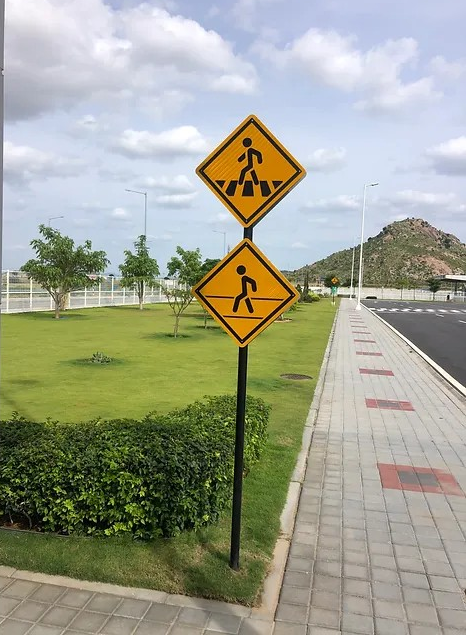
#> input picture week2/S4_Road_Sign.png, 466 x 635 px, given in place of city.mp4, which was not available
$ jupyter execute S4_Codes.ipynb   (text cells are left out)
#> lines starting #> are read from the running program, lines starting #| are printed output that depends on the picture; after the words box and inside, x2 and y2 are one past the last pixel; in counts of white or black regions, pixels touching at a corner belong together; pictures that were not available may be replaced by others from this repository, and a replacement may not be noted
[cell 1]
import cv2
import numpy as np

[cell 2]
cap = cv2.VideoCapture("city.mp4")

# 0 for the default webcam
# Path to a video file for playback
# 1, 2, ... for external cameras
# IP

[cell 3]
ret, frame = cap.read()     # tuple type
#> frame is the input picture: shape (635, 466, 3); mean B, G, R 143.5, 161.6, 158.9

[cell 4]
frame.shape     # 3 dimensions
#> Out = (635, 466, 3)

[cell 5]
while True:
    ret, frame = cap.read()

    if frame is None:
        break

    frame = cv2.resize(frame, (500, 300))
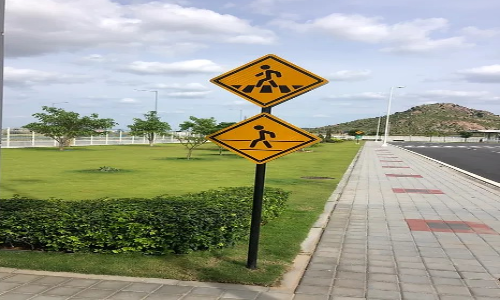
#> frame: shape (300, 500, 3); mean B, G, R 143.3, 161.4, 158.8
    cv2.imshow('frame', frame)
    if cv2.waitKey(1) == ord('q'):      # waitKey() for speed. can put the number (getting greater, getting slower)
#> (key q is pressed here)
        break

cap.release()
cv2.destroyAllWindows()

[cell 6]
ord('a') #ASCII

[cell 7]
desired_fps = 10

video_path = "city.mp4"
cap = cv2.VideoCapture(video_path)

original_fps = int(cap.get(cv2.CAP_PROP_FPS))       # get original fps from original video
frame_interval = int(original_fps / desired_fps)

frame_count = 0
while True:
    ret, frame = cap.read()
    if not ret:
        break

    # Skip frames to match the desired FPS
    if frame_count % frame_interval == 0:
        cv2.imshow("Frame", frame)

        if cv2.waitKey(1) & 0xFF == ord('q'):
#> (key q is pressed here)
            break

    frame_count += 1

cap.release()
cv2.destroyAllWindows()

[cell 8]
# blank image
# np.zeros((height, width, channels), dtype)
image = np.zeros((400, 400, 3), dtype=np.uint8)

# cv2.line(base image, pt1, pt2, colour, line thickness)
cv2.line(image, (50, 50), (350, 350), (255, 255, 255), thickness=3)

# draw rectangle line(pt1: top-left corner, pt2: bottom-right corner)
cv2.rectangle(image, (100, 100), (300,300), (0, 0, 255), thickness=5)

# cv2.circle(image, centre(centre of circle x,y), radius(should be int), colour, thickness)
cv2.circle(image, (200, 200), 100, (0, 255, 0), thickness=5)
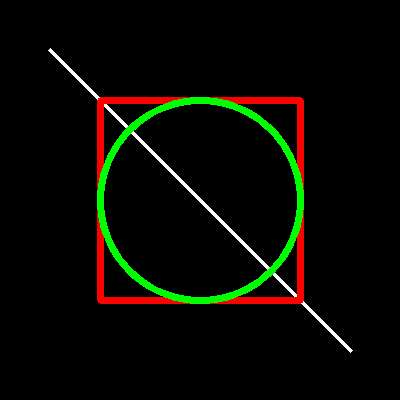
#> image: shape (400, 400, 3); mean of channels 0, 1, 2 2.2, 9.2, 8.9; drawn as B, G, R

cv2.imshow("line example", image)
cv2.waitKey(0)
cv2.destroyAllWindows()

[cell 9]
# blank image
# np.zeros((height, width, channels), dtype)
image = np.zeros((400, 400, 3), dtype=np.uint8)

# cv2.putText(image, text, org(start point: left-bottom), font, font_scale(the greater the bigger), colour, thickness, line_type)
cv2.putText(image, "Hello OpenCV!", (50, 200), cv2.FONT_HERSHEY_SIMPLEX, 1, (255, 255, 255), thickness=2, lineType=cv2.LINE_AA)

cv2.imshow("text example", image)
cv2.waitKey(0)
cv2.destroyAllWindows()

[cell 10]
cat = cv2.imread("Cat.jpg")
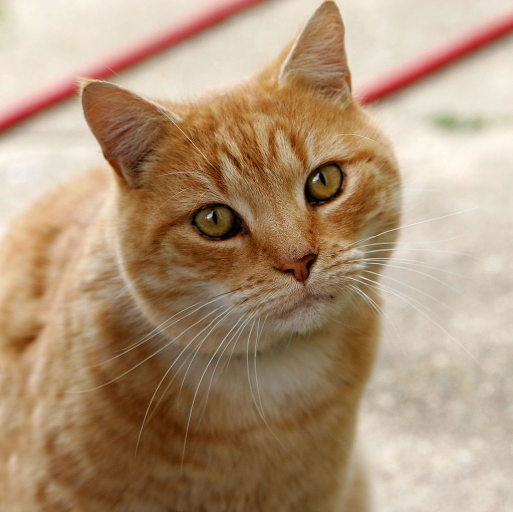
#> input picture week2/Cat.jpg, 1025 x 1024 px (shown at 1/2 size)
#> cat is the input picture: shape (1024, 1025, 3); mean B, G, R 120.7, 148.8, 175.9

# make brighter
# cat = cv2.add(cat, 110)

# only for last channel
# cat = cv2.add(cat[:,:,2], 110)

# make darker
cat = cv2.subtract(cat, 50)
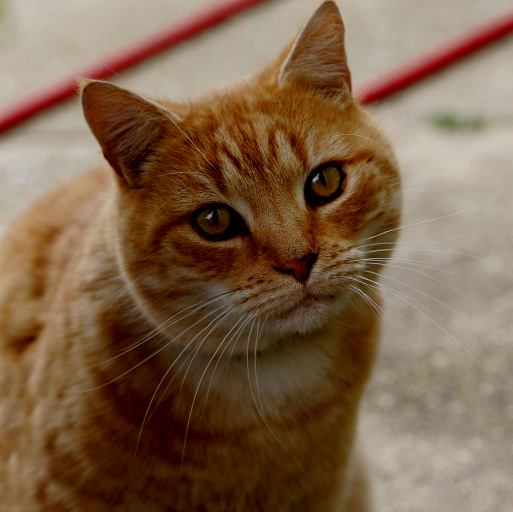
#> cat: shape (1024, 1025, 3) (shown at 1/2 size); mean B, G, R 74.2, 99.2, 126

cv2.imshow("cat", cat)
cv2.waitKey(0)
cv2.destroyAllWindows()

[cell 11]
cat = cv2.imread("Cat.jpg")

# make bright colors brighter - use scale > 1
# make dark colors darker - use scale < 1
cat = cv2.multiply(cat, np.ones(cat.shape, dtype="uint8"), scale=0.5)
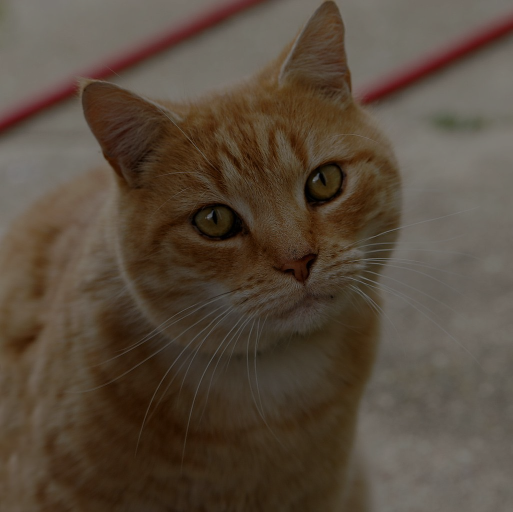
#> cat: shape (1024, 1025, 3) (shown at 1/2 size); mean B, G, R 60.4, 74.4, 87.9

cv2.imshow("cat", cat)
cv2.waitKey(0)
cv2.destroyAllWindows()

[cell 12]
cat = cv2.imread("Cat.jpg")

#  retval, dst = cv2.threshold(image(gray scale is recommended), thresh(threshold value), maxval, type)
_, cat = cv2.threshold(cv2.cvtColor(cat, cv2.COLOR_BGR2GRAY), 127, 255, cv2.THRESH_BINARY)
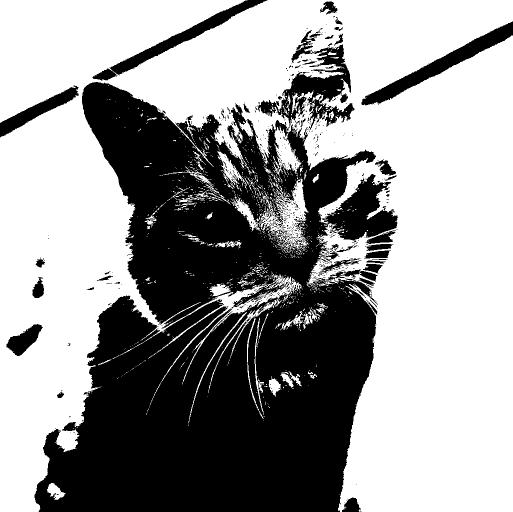
#> cat: shape (1024, 1025) (shown at 1/2 size); 60.4% white; 646 black regions (584 under 20 px), largest, box (x1, y1, x2, y2) and area: (69, 164, 796, 1024) 371623, (516, 60, 709, 260) 11798, (723, 43, 1025, 211) 8558

cv2.imshow("cat", cat)
cv2.waitKey(0)
cv2.destroyAllWindows()

[cell 13]
img1 = cv2.imread("Dog and Cat.jpg")
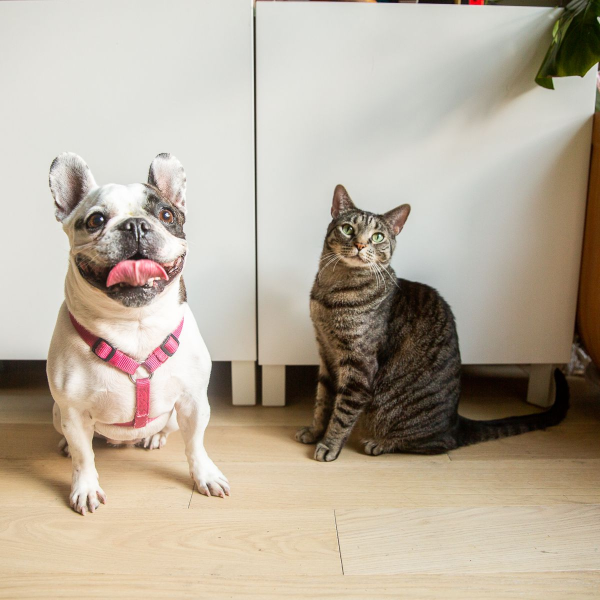
#> input picture week2/Dog and Cat.jpg, 1200 x 1200 px (shown at 1/2 size)
#> img1 is the input picture: shape (1200, 1200, 3); mean B, G, R 156.5, 172.6, 183.8
img1 =cv2.resize(src=img1, dsize=(720,1028))
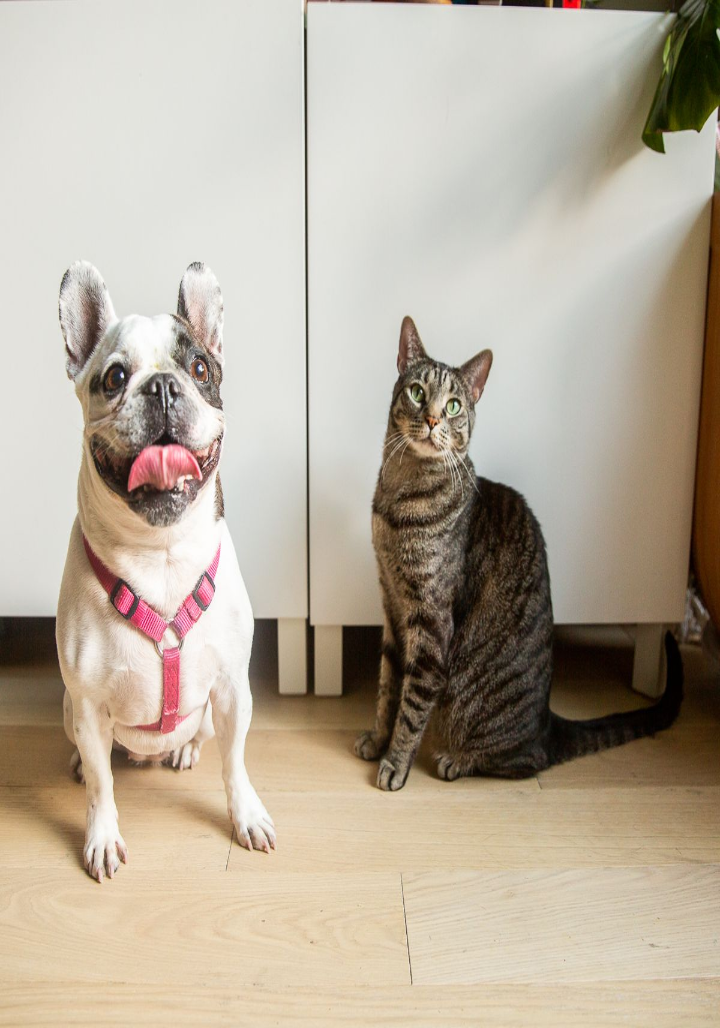
#> img1: shape (1028, 720, 3); mean B, G, R 156.4, 172.6, 183.7

img2 = cv2.imread("Cat.jpg")
img2 = cv2.resize(img2, (img1.shape[1], img1.shape[0]))
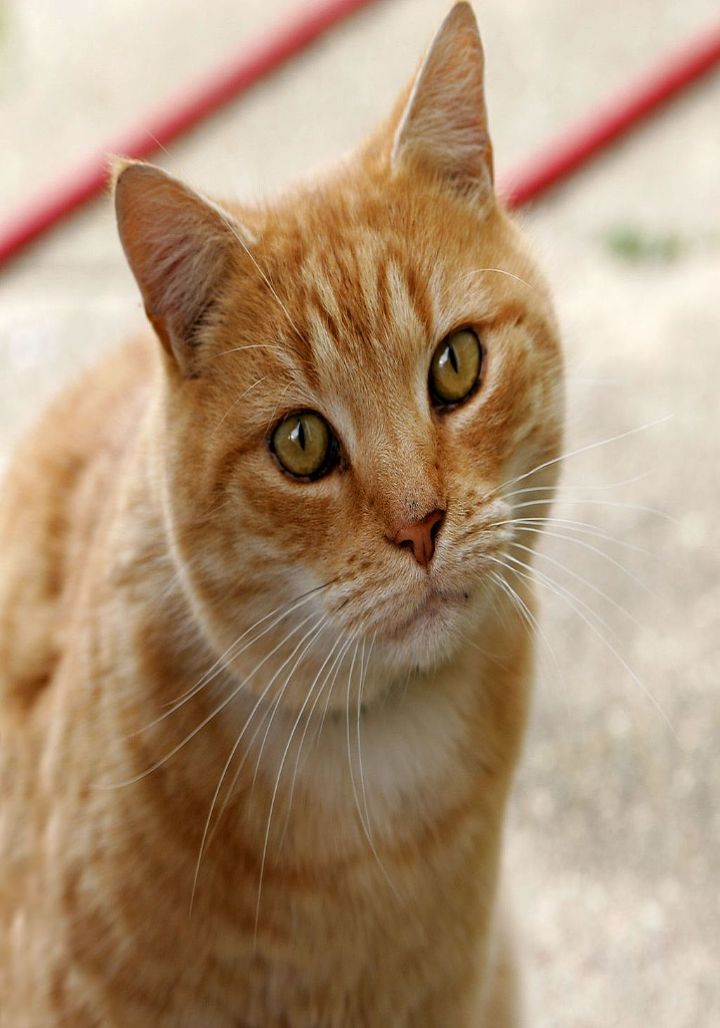
#> img2: shape (1028, 720, 3); mean B, G, R 120.6, 148.7, 175.8
img3 = cv2.addWeighted(img1, 0.6, img2, 0.4, 0)     # img1: forefront, img2: background
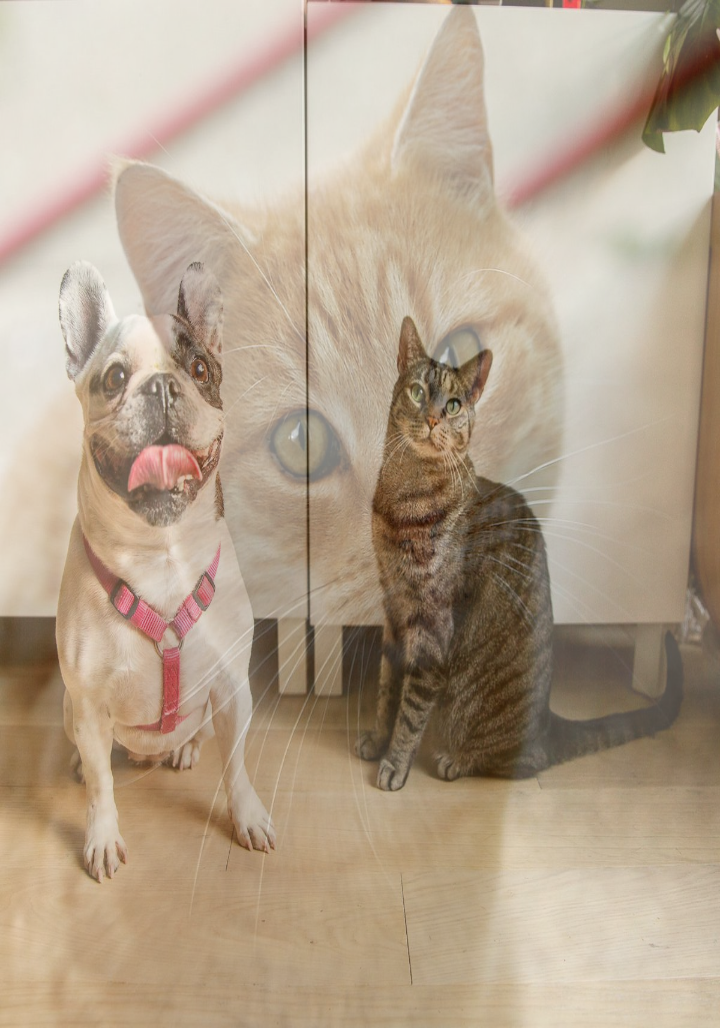
#> img3: shape (1028, 720, 3); mean B, G, R 142.1, 163, 180.5

cv2.imshow('shape', img3)
cv2.waitKey(0)
